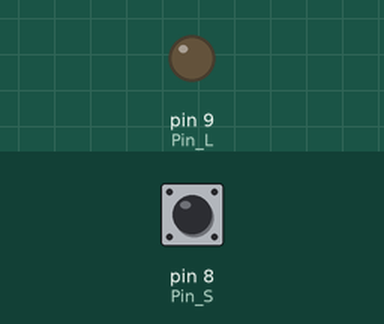
Recording of a sketch running on a simulated Arduino Uno, built with avr-gcc and run on an emulated ATmega328P. Shown: output pins drawn as LEDs (lit = HIGH). The test bench sets the inputs (shaded band); at power-on: pin 8 (Pin_S) HIGH.

Above: at 1.2 s.
1.3 s: pin 8 (Pin_S) pulled LOW for 0.15 s
At 1.37 s:
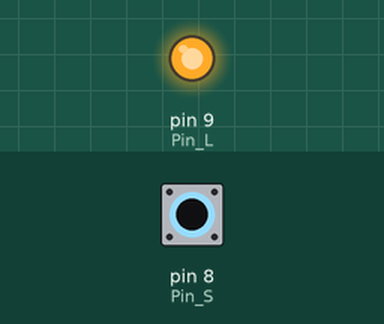
2.9 s: pin 8 (Pin_S) pulled LOW for 3.2 s
At 6.8 s:
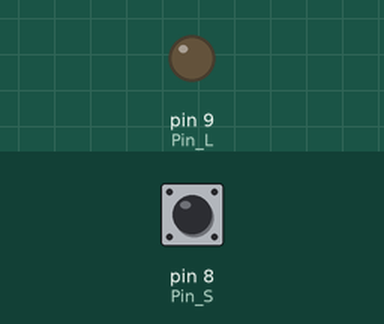
Timing chart, 0 to 8.3 s (numbered marks = the images above; inputs shaded):
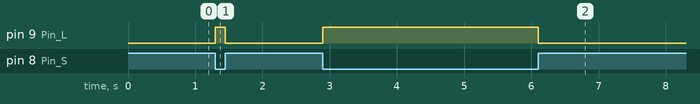

Measured:
- after the input at 1.3 s, pin 9 (Pin_L): LOW → HIGH at once, → LOW 0.15 s later
- after the input at 2.9 s, pin 9 (Pin_L): LOW → HIGH at once, → LOW 3.2 s later

The sketch:

KY-027.ino
```cpp
int Pin_L = 9;
int Pin_S = 8;
int valor;

void setup()
{
  pinMode(Pin_L, OUTPUT);
  pinMode(Pin_S, INPUT);
  digitalWrite(Pin_S, HIGH);
}

void loop()
{
  valor = digitalRead(Pin_S);
  if(valor == HIGH)
  {
    digitalWrite(Pin_L, LOW);
  }
  else
  {
    digitalWrite(Pin_L, HIGH);
  }
}
```
